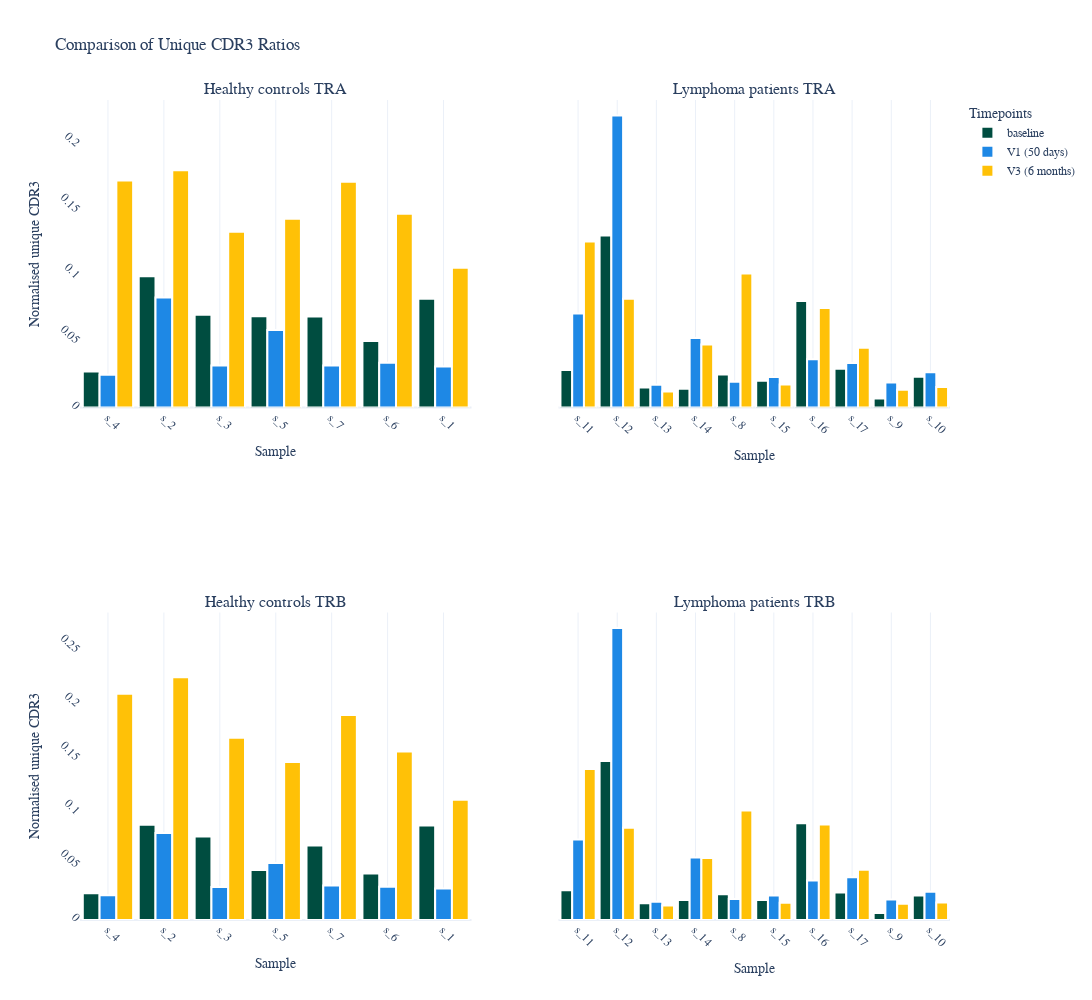

The notebook cell saved with this chart:
### Code cell
plotting.plot_repertoire_sizes(uniques, 'before_resampling_', PLOTSDIR)

### Figure 1 — Plotly figure (JSON) as saved in the notebook; plotly's stock layout.template omitted (floating-point values rounded to 4 significant figures)
{"data": [{"cliponaxis": false, "marker": {"color": "#004D40", "line": {"width": 2}}, "name": "baseline", "showlegend": true, "textangle": 0, "textfont": {"size": 12}, "textposition": "outside", "type": "bar", "x": ["s_4", "s_2", "s_3", "s_5", "s_7", "s_6", "s_1"], "xaxis": "x", "y": [0.02751, 0.1001, 0.07078, 0.06959, 0.06941, 0.05069, 0.08298], "yaxis": "y"}, {"cliponaxis": false, "marker": {"color": "#1E88E5", "line": {"width": 2}}, "name": "V1 (50 days)", "showlegend": true, "textangle": 0, "textfont": {"size": 12}, "textposition": "outside", "type": "bar", "x": ["s_1", "s_2", "s_3", "s_4", "s_5", "s_6", "s_7"], "xaxis": "x", "y": [0.03132, 0.08392, 0.03193, 0.02492, 0.05903, 0.03412, 0.03195], "yaxis": "y"}, {"cliponaxis": false, "marker": {"color": "#FFC107", "line": {"width": 2}}, "name": "V3 (6 months)", "showlegend": true, "textangle": 0, "textfont": {"size": 12}, "textposition": "outside", "type": "bar", "x": ["s_3", "s_4", "s_5", "s_1", "s_2", "s_6", "s_7"], "xaxis": "x", "y": [0.134, 0.173, 0.1439, 0.1065, 0.1809, 0.1477, 0.1721], "yaxis": "y"}, {"cliponaxis": false, "marker": {"color": "#004D40", "line": {"width": 2}}, "name": "baseline", "showlegend": false, "textangle": 0, "textfont": {"size": 12}, "textposition": "outside", "type": "bar", "x": ["s_11", "s_12", "s_13", "s_14", "s_8", "s_15", "s_16", "s_17", "s_9", "s_10"], "xaxis": "x2", "y": [0.02852, 0.1312, 0.01516, 0.01438, 0.02511, 0.02033, 0.08117, 0.0295, 0.006924, 0.02352], "yaxis": "y2"}, {"cliponaxis": false, "marker": {"color": "#1E88E5", "line": {"width": 2}}, "name": "V1 (50 days)", "showlegend": false, "textangle": 0, "textfont": {"size": 12}, "textposition": "outside", "type": "bar", "x": ["s_11", "s_12", "s_13", "s_14", "s_15", "s_16", "s_17", "s_8", "s_9", "s_10"], "xaxis": "x2", "y": [0.07164, 0.2227, 0.0174, 0.0529, 0.02318, 0.03674, 0.03398, 0.01953, 0.01897, 0.02695], "yaxis": "y2"}, {"cliponaxis": false, "marker": {"color": "#FFC107", "line": {"width": 2}}, "name": "V3 (6 months)", "showlegend": false, "textangle": 0, "textfont": {"size": 12}, "textposition": "outside", "type": "bar", "x": ["s_11", "s_12", "s_13", "s_14", "s_15", "s_16", "s_17", "s_8", "s_9", "s_10"], "xaxis": "x2", "y": [0.1265, 0.08293, 0.01227, 0.04798, 0.01761, 0.07592, 0.04545, 0.1022, 0.01356, 0.01562], "yaxis": "y2"}, {"cliponaxis": false, "marker": {"color": "#004D40", "line": {"width": 2}}, "name": "baseline", "showlegend": false, "textangle": 0, "textfont": {"size": 12}, "textposition": "outside", "type": "bar", "x": ["s_4", "s_2", "s_3", "s_5", "s_7", "s_6", "s_1"], "xaxis": "x3", "y": [0.02493, 0.08851, 0.07754, 0.04641, 0.06915, 0.04324, 0.08778], "yaxis": "y3"}, {"cliponaxis": false, "marker": {"color": "#1E88E5", "line": {"width": 2}}, "name": "V1 (50 days)", "showlegend": false, "textangle": 0, "textfont": {"size": 12}, "textposition": "outside", "type": "bar", "x": ["s_1", "s_2", "s_3", "s_4", "s_5", "s_6", "s_7"], "xaxis": "x3", "y": [0.02938, 0.08086, 0.03061, 0.02299, 0.05289, 0.03086, 0.03205], "yaxis": "y3"}, {"cliponaxis": false, "marker": {"color": "#FFC107", "line": {"width": 2}}, "name": "V3 (6 months)", "showlegend": false, "textangle": 0, "textfont": {"size": 12}, "textposition": "outside", "type": "bar", "x": ["s_3", "s_4", "s_5", "s_1", "s_2", "s_6", "s_7"], "xaxis": "x3", "y": [0.1693, 0.2102, 0.1469, 0.1118, 0.2256, 0.1567, 0.1905], "yaxis": "y3"}, {"cliponaxis": false, "marker": {"color": "#004D40", "line": {"width": 2}}, "name": "baseline", "showlegend": false, "textangle": 0, "textfont": {"size": 12}, "textposition": "outside", "type": "bar", "x": ["s_11", "s_12", "s_13", "s_14", "s_8", "s_15", "s_16", "s_17", "s_9", "s_10"], "xaxis": "x4", "y": [0.0277, 0.1478, 0.01566, 0.01861, 0.02391, 0.01857, 0.09, 0.02549, 0.006509, 0.02287], "yaxis": "y4"}, {"cliponaxis": false, "marker": {"color": "#1E88E5", "line": {"width": 2}}, "name": "V1 (50 days)", "showlegend": false, "textangle": 0, "textfont": {"size": 12}, "textposition": "outside", "type": "bar", "x": ["s_11", "s_12", "s_13", "s_14", "s_15", "s_16", "s_17", "s_8", "s_9", "s_10"], "xaxis": "x4", "y": [0.07489, 0.2715, 0.01689, 0.05812, 0.02287, 0.03664, 0.03965, 0.01941, 0.01897, 0.02636], "yaxis": "y4"}, {"cliponaxis": false, "marker": {"color": "#FFC107", "line": {"width": 2}}, "name": "V3 (6 months)", "showlegend": false, "textangle": 0, "textfont": {"size": 12}, "textposition": "outside", "type": "bar", "x": ["s_11", "s_12", "s_13", "s_14", "s_15", "s_16", "s_17", "s_8", "s_9", "s_10"], "xaxis": "x4", "y": [0.1402, 0.08566, 0.01347, 0.05765, 0.01596, 0.08874, 0.0468, 0.1018, 0.01508, 0.01621], "yaxis": "y4"}], "layout": {"annotations": [{"font": {"size": 16}, "showarrow": false, "text": "Healthy controls TRA", "x": 0.225, "xanchor": "center", "xref": "paper", "y": 1, "yanchor": "bottom", "yref": "paper"}, {"font": {"size": 16}, "showarrow": false, "text": "Lymphoma patients TRA", "x": 0.775, "xanchor": "center", "xref": "paper", "y": 1, "yanchor": "bottom", "yref": "paper"}, {"font": {"size": 16}, "showarrow": false, "text": "Healthy controls TRB", "x": 0.225, "xanchor": "center", "xref": "paper", "y": 0.375, "yanchor": "bottom", "yref": "paper"}, {"font": {"size": 16}, "showarrow": false, "text": "Lymphoma patients TRB", "x": 0.775, "xanchor": "center", "xref": "paper", "y": 0.375, "yanchor": "bottom", "yref": "paper"}], "bargap": 0.1, "barmode": "group", "font": {"family": "JetBrains Mono", "size": 12}, "height": 1000, "legend": {"title": {"text": "Timepoints"}}, "title": {"text": "Comparison of Unique CDR3 Ratios"}, "width": 1800, "xaxis": {"anchor": "y", "domain": [0, 0.45], "showgrid": true, "tickangle": 45, "title": {"text": "Sample"}}, "xaxis2": {"anchor": "y2", "domain": [0.55, 1], "showgrid": true, "tickangle": 45, "title": {"text": "Sample"}}, "xaxis3": {"anchor": "y3", "domain": [0, 0.45], "showgrid": true, "tickangle": 45, "title": {"text": "Sample"}}, "xaxis4": {"anchor": "y4", "domain": [0.55, 1], "showgrid": true, "tickangle": 45, "title": {"text": "Sample"}}, "yaxis": {"anchor": "x", "domain": [0.625, 1], "showgrid": false, "tickangle": 45, "tickmode": "array", "title": {"text": "Normalised unique CDR3"}}, "yaxis2": {"anchor": "x2", "domain": [0.625, 1], "matches": "y", "showgrid": false, "showticklabels": false, "tickangle": 45, "tickmode": "array"}, "yaxis3": {"anchor": "x3", "domain": [0, 0.375], "showgrid": false, "tickangle": 45, "tickmode": "array", "title": {"text": "Normalised unique CDR3"}}, "yaxis4": {"anchor": "x4", "domain": [0, 0.375], "matches": "y3", "showgrid": false, "showticklabels": false, "tickangle": 45, "tickmode": "array"}}}
